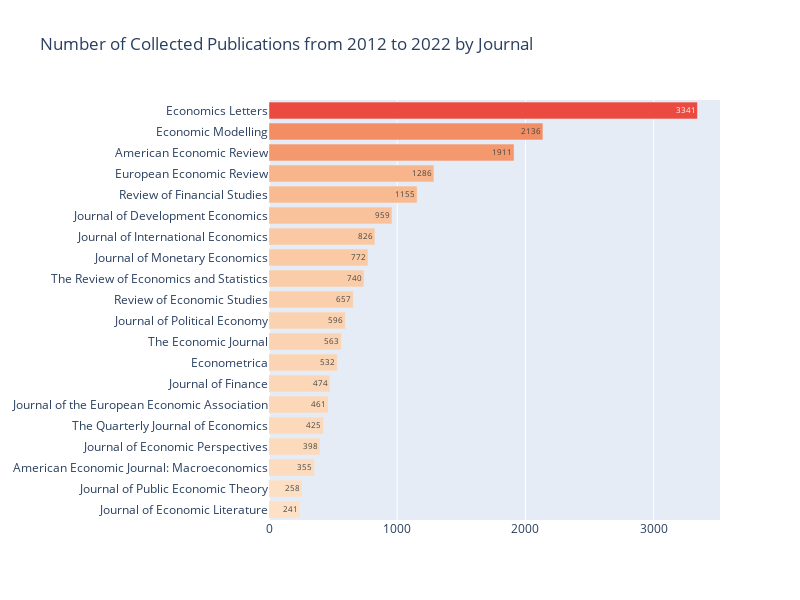

Notebook code cell kept with this figure:
### Code cell
df_count_by_journal = df.groupby("journal").count()[["doi"]].rename(columns={"doi":"cnt"})

fig = go.Figure()
fig.add_trace(
    go.Bar(
        y = df_count_by_journal.index,
        x = df_count_by_journal.cnt,
        text = df_count_by_journal.cnt,
        orientation = "h",
        marker={'color': df_count_by_journal.cnt,
        'colorscale': 'Peach'}
    )
)
fig.update_layout(title_text="Number of Collected Publications from 2012 to 2022 by Journal",
#                 template="plotly_dark",
                  yaxis={'categoryorder':'total ascending'},
                  width=800,
                  height=600
                  )
fig.show()

### Figure 1 — Plotly figure (JSON) as saved in the notebook; plotly's stock layout.template omitted (floating-point values rounded to 4 significant figures)
{"data": [{"marker": {"color": [355, 1911, 532, 2136, 3341, 1286, 959, 241, 398, 474, 826, 772, 596, 258, 461, 657, 1155, 563, 425, 740], "colorscale": [[0, "rgb(253, 224, 197)"], [0.1667, "rgb(250, 203, 166)"], [0.3333, "rgb(248, 181, 139)"], [0.5, "rgb(245, 158, 114)"], [0.6667, "rgb(242, 133, 93)"], [0.8333, "rgb(239, 106, 76)"], [1, "rgb(235, 74, 64)"]]}, "orientation": "h", "text": [355, 1911, 532, 2136, 3341, 1286, 959, 241, 398, 474, 826, 772, 596, 258, 461, 657, 1155, 563, 425, 740], "type": "bar", "x": [355, 1911, 532, 2136, 3341, 1286, 959, 241, 398, 474, 826, 772, 596, 258, 461, 657, 1155, 563, 425, 740], "y": ["American Economic Journal: Macroeconomics", "American Economic Review", "Econometrica", "Economic Modelling", "Economics Letters", "European Economic Review", "Journal of Development Economics", "Journal of Economic Literature", "Journal of Economic Perspectives", "Journal of Finance", "Journal of International Economics", "Journal of Monetary Economics", "Journal of Political Economy", "Journal of Public Economic Theory", "Journal of the European Economic Association", "Review of Economic Studies", "Review of Financial Studies", "The Economic Journal", "The Quarterly Journal of Economics", "The Review of Economics and Statistics"]}], "layout": {"height": 600, "title": {"text": "Number of Collected Publications from 2012 to 2022 by Journal"}, "width": 800, "yaxis": {"categoryorder": "total ascending"}}}
